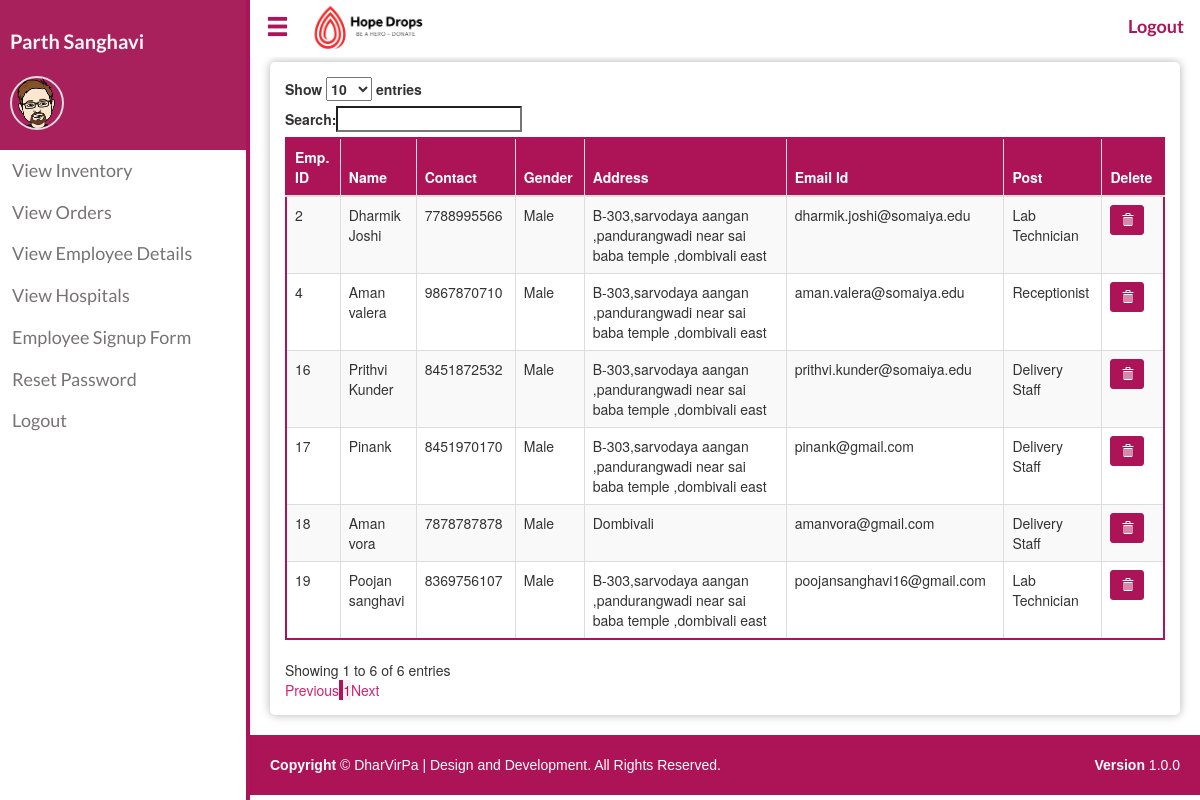
The app's page /view_emp.php (signed in) with its own data.
### tables this page shows
CREATE TABLE `employees` (
  `Emp_id` int(15) NOT NULL,
  `P_id` int(15) NOT NULL,
  `Emp_email` varchar(50) NOT NULL,
  `Password` varchar(500) NOT NULL,
  `password_changed` tinyint(1) NOT NULL DEFAULT '0',
  `Post_id` int(15) NOT NULL
);

CREATE TABLE `person` (
  `P_id` int(15) NOT NULL,
  `Name` varchar(50) NOT NULL,
  `Contact` varchar(10) NOT NULL,
  `Address` varchar(200) NOT NULL,
  `Gender` varchar(10) NOT NULL
);

### view_emp.php (the view, shortened to what this page needs)
<?php
include_once("connection.php");
?>
<?php
$query = "SELECT * FROM employees inner join person where employees.P_id = person.P_id and Post_id != 1";
$result = mysqli_query($conn,$query);
?>
<!DOCTYPE html>
<html>
<head>
    <link rel="stylesheet" href="https://maxcdn.bootstrapcdn.com/bootstrap/3.3.7/css/bootstrap.min.css">
    <link rel="stylesheet" type="text/css" href="https://cdn.datatables.net/1.10.19/css/dataTables.bootstrap.min.css">
    <link rel="stylesheet" type="text/css" href="./css/navbar_style.css">
    <link rel="stylesheet" type="text/css" href="./css/main.css">
</head>
<body>
<?php include('./sidenav.php');
?>
  <div id="main" class="shrink">
    <?php include('./horizontal-nav.php')?>
    <div class="box">
      <div class="table-responsive">
      	<div class="scroll">
          <table id="example" class="table table-striped table-bordered table-hover" style="width:100%">
	          <thead>
	            <tr>
                <th>Emp. ID</th>
	              <th>Name</th>
	              <th>Contact</th>
	              <th>Gender</th>
	              <th>Address</th>
	              <th>Email Id</th>
	              <th>Post</th>
                <th width="40px;">Delete</th>
	             </tr>
	          </thead>
	          <?php
	          if(mysqli_num_rows($result)>0)
	          {
	            while($row =mysqli_fetch_assoc($result))
	            {
	              echo "<tr>";
                echo "<td>".$row['Emp_id']."</td>";
	              echo "<td>".$row['Name']."</td>";
	              echo "<td>".$row['Contact']."</td>";
	              echo "<td>".$row['Gender']."</td>";
	              echo "<td>".$row['Address']."</td>";
	              echo "<td>".$row['Emp_email']."</td>";
	              switch ($row['Post_id']) {
	              	case 2:
	              		echo "<td>Lab Technician</td>";
	              		break;
	              	case 3:
	              		echo "<td>Receptionist</td>";
	              		break;
	              	case 4:
	              		echo "<td>Delivery Staff</td>";
	              		break;
	              }
                echo "<td>
                   <form action='empdel.php?alert=delete' method='POST'>
                     <input type = 'hidden' name = 'id' value = '".$row['Emp_id']."'>
                     <button type = 'submit' class = 'btn btn-primary btn-sm'>
                            <span class='glyphicon glyphicon-trash'></span>
                        </button>
                    </form>
                </td>";
	              echo"</tr>";
	            }
	          }
	          else
	          {
	            echo "<div class='alert alert-warning'>No data to display for donors</div>";
	          }
	          ?>
	        </table>
    	</div>
      </div>
    </div>
	 <?php include_once("footer.php") ?>
  </div>
</body>
</html>

### css/main.css (style rules this page uses)
body { padding-bottom: 0px; }

### view_emp.php (style rules this page uses)
.box { box-shadow: 0 0 10px 0 rgba(0,0,0,0.3); margin-top: 0px; padding: 15px; border-radius: 5px; margin: 20px; margin-top: 62px; }
table.dataTable { border-color: #ad1457 !important; }
.table-bordered { border: 2px solid #ad1457 !important; }
.table>caption+thead>tr:first-child>td, .table>caption+thead>tr:first-child>th, .table>colgroup+thead>tr:first-child>td, .table>colgroup+thead>tr:first-child>th, .table>thead:first-child>tr:first-child>td, .table>thead:first-child>tr:first-child>th { background-color: #ad1457; color: white; }
.btn-primary { color: #fff !important; background-color: #ad1457 !important; border-color: #ad1457 !important; }

### sidenav.php (style rules this page uses)
#main { transition: margin-left .5s; }
#main.shrink { margin-left: 250px; }

### records on screen
employees: Emp_id "2", P.Name "Dharmik Joshi", P.Contact "7788995566", P.Gender "Male", P.Address "B-303,sarvodaya aangan ,pandurangwadi near sai baba temple ,dombivali east", Emp_email "dharmik.joshi@somaiya.edu", shows "Lab Technician"
employees: Emp_id "19", P.Name "Poojan sanghavi", P.Contact "8369756107", P.Gender "Male", P.Address "B-303,sarvodaya aangan ,pandurangwadi near sai baba temple ,dombivali east", Emp_email "poojansanghavi16@gmail.com", shows "Lab Technician"
employees: Emp_id "4", P.Name "Aman valera", P.Contact "9867870710", P.Gender "Male", P.Address "B-303,sarvodaya aangan ,pandurangwadi near sai baba temple ,dombivali east", Emp_email "aman.valera@somaiya.edu", shows "Receptionist"
employees: Emp_id "16", P.Name "Prithvi Kunder", P.Contact "8451872532", P.Gender "Male", P.Address "B-303,sarvodaya aangan ,pandurangwadi near sai baba temple ,dombivali east", Emp_email "prithvi.kunder@somaiya.edu", shows "Delivery Staff"
employees: Emp_id "17", P.Name "Pinank", P.Contact "8451970170", P.Gender "Male", P.Address "B-303,sarvodaya aangan ,pandurangwadi near sai baba temple ,dombivali east", Emp_email "pinank@gmail.com", shows "Delivery Staff"
employees: Emp_id "18", P.Name "Aman vora", P.Contact "7878787878", P.Gender "Male", P.Address "Dombivali", Emp_email "amanvora@gmail.com", shows "Delivery Staff"

### other values on screen
$_SESSION['Ename'] "Parth Sanghavi"
